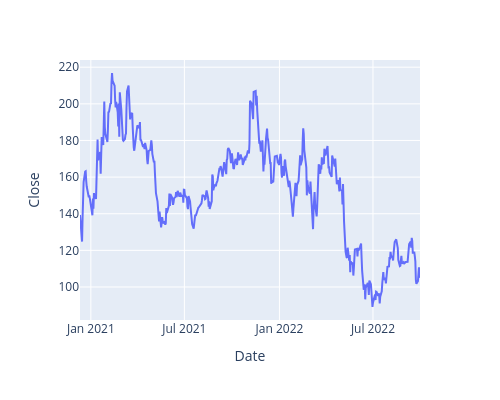

This figure's notebook cell:
### Code cell
px.line(data_frame=df_abnb, x='Date', y='Close'
        ,width=500, height=400)

### Figure 1 — Plotly figure (JSON) as saved in the notebook; plotly's stock layout.template omitted (floating-point values rounded to 4 significant figures; data arrays with more than 128 entries replaced by an {"elided": "..."} marker saying what was removed)
{"data": [{"hovertemplate": "Date=%{x}<br>Close=%{y}<extra></extra>", "legendgroup": "", "line": {"color": "#636efa", "dash": "solid"}, "marker": {"symbol": "circle"}, "mode": "lines", "name": "", "orientation": "v", "showlegend": false, "type": "scatter", "x": {"elided": "454 str values"}, "xaxis": "x", "y": {"elided": "454 float values"}, "yaxis": "y"}], "layout": {"height": 400, "legend": {"tracegroupgap": 0}, "margin": {"t": 60}, "width": 500, "xaxis": {"anchor": "y", "domain": [0, 1], "title": {"text": "Date"}}, "yaxis": {"anchor": "x", "domain": [0, 1], "title": {"text": "Close"}}}}
